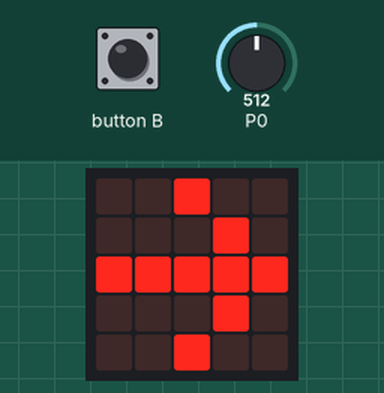
Bench run of a program on a simulated BBC micro:bit running MicroPython. On the bench: the board's 5×5 LED display. The inputs (shaded band) are chosen by the test bench; at power-on: P0 = 512 (analog values on the 0–1023 scale). Files the program writes start out absent.

Above: at 5.0 s.
5.1 s: button B pressed for 0.15 s
At 5.11 s:
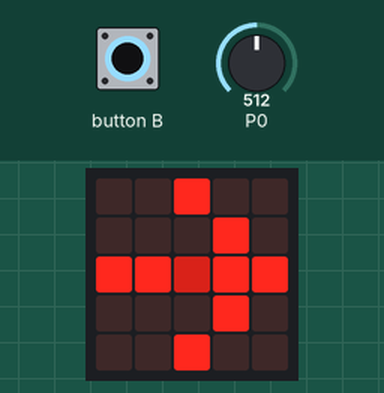
At 6.1 s:
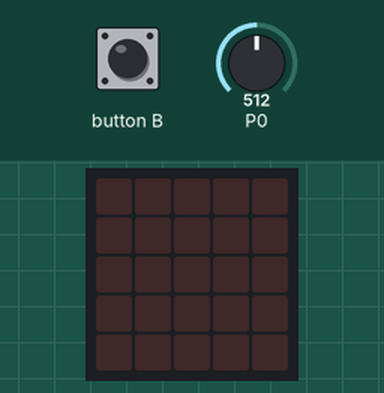
Timing chart, 0 to 8.1 s (numbered marks = the images above; inputs shaded):
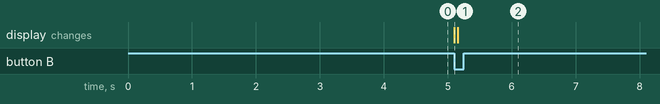

Measured:
- after the input at 5.1 s, the display: changes at once (image 1)

The program:

ex02_code.py
```python
from microbit import *
import os

while True:
    if button_b.is_pressed():
        break
    else:
        display.show(Image.ARROW_E)


file = 'lightLevel.csv'

light = pin0.read_analog()
with open(file, 'w') as new_file:
    new_file.write(str(light) + ',')

reading = 0

while True:
    light = pin0.read_analog()

    with open(file, 'r') as data_file:
        content = data_file.read()

    newContent = content + str(light) + ','

    with open(file, 'w') as data_file:
        data_file.write(newContent)

    reading += 1
    display.set_pixel(2,2,5)
    sleep(50)
    display.clear()
    if reading == 250:
        break

    sleep(120000)

while True:
    sleep(5000)
    display.show('F')
    sleep(100)
    display.clear()
```
